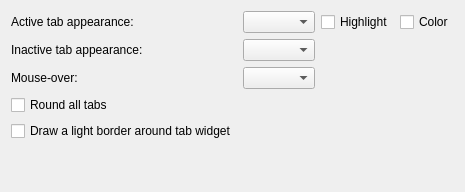
     <widget class="QWidget" name="page_8">
      <layout class="QGridLayout" name="gridLayout_9">
       <item row="0" column="0">
        <widget class="QLabel" name="label_20">
         <property name="text">
          <string>Active tab appearance:</string>
         </property>
        </widget>
       </item>
       <item row="0" column="1">
        <widget class="QComboBox" name="activeTabAppearance"/>
       </item>
       <item row="0" column="2">
        <widget class="QCheckBox" name="highlightTab">
         <property name="whatsThis">
          <string>This will cause a coloured stripe to be drawn over the current tab.</string>
         </property>
         <property name="text">
          <string>Highlight</string>
         </property>
        </widget>
       </item>
       <item row="0" column="3">
        <widget class="QCheckBox" name="colorSelTab">
         <property name="sizePolicy">
          <sizepolicy hsizetype="MinimumExpanding" vsizetype="Fixed">
           <horstretch>0</horstretch>
           <verstretch>0</verstretch>
          </sizepolicy>
         </property>
         <property name="text">
          <string>Color</string>
         </property>
        </widget>
       </item>
       <item row="1" column="0">
        <widget class="QLabel" name="label_21">
         <property name="text">
          <string>Inactive tab appearance:</string>
         </property>
        </widget>
       </item>
       <item row="1" column="1">
        <widget class="QComboBox" name="tabAppearance"/>
       </item>
       <item row="2" column="0">
        <widget class="QLabel" name="label_33">
         <property name="text">
          <string>Mouse-over:</string>
         </property>
        </widget>
       </item>
       <item row="2" column="1">
        <widget class="QComboBox" name="tabMouseOver"/>
       </item>
       <item row="3" column="0">
        <widget class="QCheckBox" name="roundAllTabs">
         <property name="text">
          <string>Round all tabs</string>
         </property>
        </widget>
       </item>
       <item row="4" column="0">
        <widget class="QCheckBox" name="borderTab">
         <property name="text">
          <string>Draw a light border around tab widget</string>
         </property>
        </widget>
       </item>
       <item row="5" column="0">
        <spacer>
         <property name="orientation">
          <enum>Qt::Vertical</enum>
         </property>
         <property name="sizeHint" stdset="0">
          <size>
           <width>20</width>
           <height>40</height>
          </size>
         </property>
        </spacer>
       </item>
      </layout>
     </widget>
